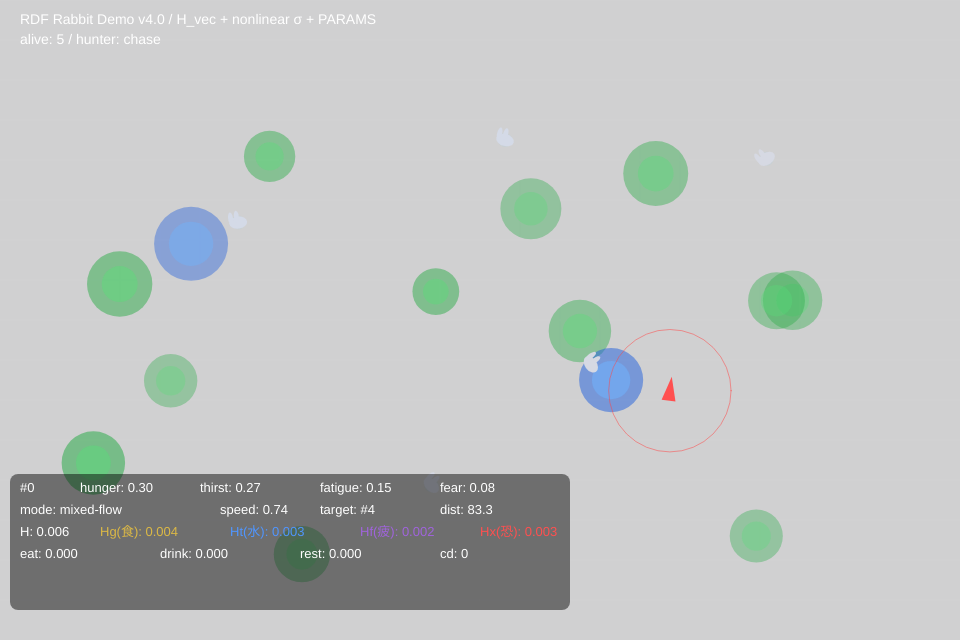
Frame 1 (no input)
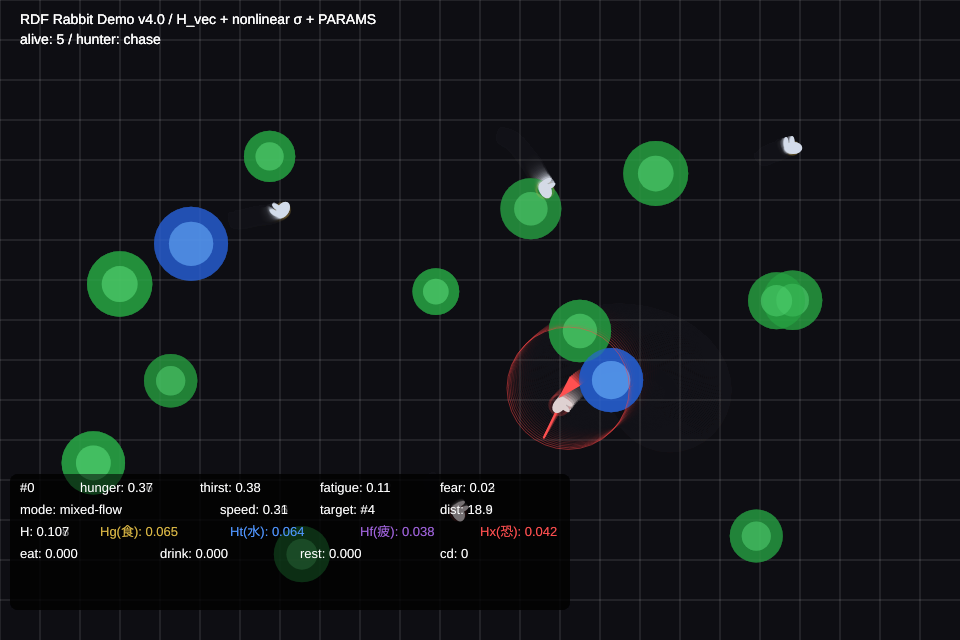
Frame 60 (no input)
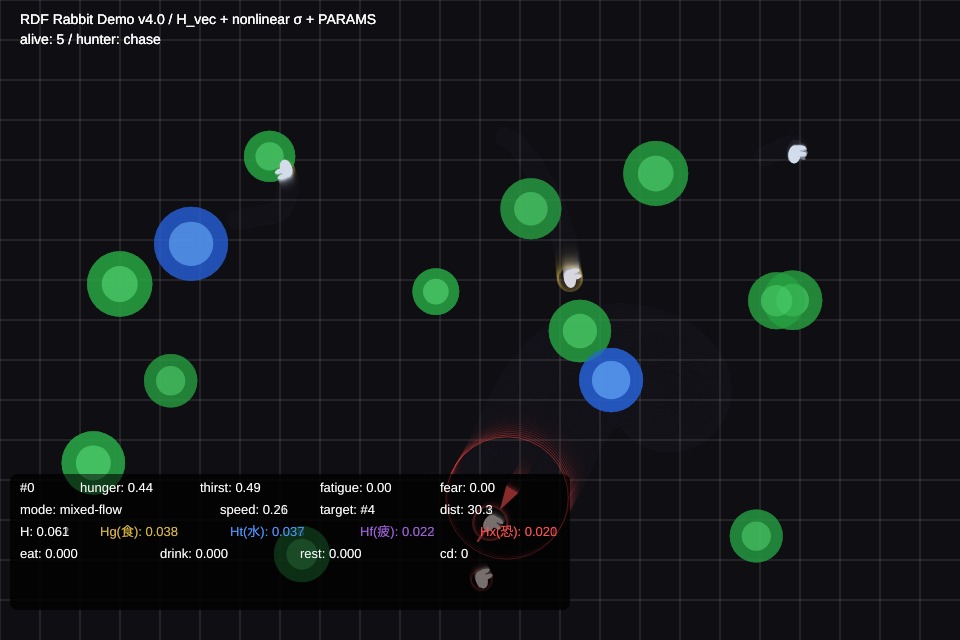
Frame 120 (the mouse pressed at the canvas centre since frame 60)

The p5.js sketch that drew these frames (run headless with seeded random() and noise() and a simulated clock; from frame 60 on, the mouse is pressed at the canvas centre):

// p5.js sketch
// ── sketch.js
/*
RDF Rabbit Demo v4.1 : 資源枯渇→即時転移

変更点 (v4.0 → v4.1):
──────────────────────────────────────────────────
[4] 資源の枯渇→転移モデル
    旧: nutrition/available が徐々に現地再生
    新: 閾値以下に枯渇 → respawn() で別の場所に即時転移＋リセット

    効果:
    - 水と草の重なりによる「永続安全地帯」が解消
    - 資源が地形のように動き回り、探索圧が常に維持される
    - アンカー退場条件(nutrition<0.08)が転移閾値(0.03)より先に発火するので
      アンカー中の rabbit が転移に巻き込まれることはない

    PARAMS 追加:
    - GRASS_RESPAWN_THRESHOLD: 0.03
    - WATER_RESPAWN_THRESHOLD: 0.03
──────────────────────────────────────────────────
*/

// ===== PARAMS（Fluctuation MOD の注入点） =====
const PARAMS = {
  // ワールド
  NUM_RABBITS: 5,
  NUM_GRASS:   12,
  NUM_WATER:   2,

  // 慣性係数  M：強いほど方向変化に抵抗
  M_INERTIA: 0.935,

  // ニーズ変化率
  HUNGER_RATE:  0.0012,
  THIRST_RATE:  0.0018,
  FEAR_DECAY:   0.97,

  // 疲労蓄積
  SPRINT_EXCESS_START:   1.35,
  SPRINT_FATIGUE_SCALE:  0.0032,
  SLOW_FATIGUE_RECOVERY: 0.0018,
  SLOW_THRESHOLD:        0.4,

  // H_vec 散逸  α：低いほど熱が長く残る
  H_DISSIPATION: 0.988,

  // 非線形σ係数  σ = error² × this
  H_ERROR_SCALE: 0.018,

  // 疲労→H_vec.fatigue への直接寄与
  H_FATIGUE_SCALE: 0.0015,

  // 跳躍後熱残留率 ρ
  H_JUMP_RESIDUAL: 0.35,

  // ニーズ過剰→H_vec 成分への二乗蓄積閾値＆係数
  THIRST_EXCESS_START:      0.48,
  HUNGER_EXCESS_START:      0.54,
  FATIGUE_EXCESS_START:     0.60,
  FEAR_EXCESS_START:        0.25,
  H_THIRST_EXCESS_SCALE:    0.12,
  H_HUNGER_EXCESS_SCALE:    0.08,
  H_FATIGUE_EXCESS_SCALE:   0.05,
  H_FEAR_EXCESS_SCALE:      0.10,

  // H_vec による勾配場増幅（最大ブースト率）
  H_FOOD_AMP:   0.45,
  H_WATER_AMP:  0.45,
  H_COVER_AMP:  0.30,
  H_DANGER_AMP: 0.35,

  // 摂取によるH_vec 冷却
  H_EAT_COOL:   1.5,
  H_DRINK_COOL: 1.5,

  // 恐怖曝露時の H_vec.fear 直接増加
  H_FEAR_SOUND:  0.002,
  H_FEAR_VISUAL: 0.006,

  // 跳躍閾値
  H_ANCHOR_THRESHOLD: 1.2,
  FEAR_ANCHOR_BREAK:  0.42,

  // 移動速度
  MIN_SPEED:         1.8,
  MAX_SPEED:         4.2,
  FATIGUE_SPEED_MIN: 0.56,

  // 勾配場の有効範囲
  FOOD_RANGE:        240,
  WATER_RANGE:       280,
  COVER_GRASS_RANGE: 210,
  COVER_WATER_RANGE: 220,

  // 壁反発
  WALL_MARGIN: 38,
  WALL_FORCE:  0.02,

  // ノイズ
  NOISE_BASE:    0.05,
  NOISE_H_SCALE: 0.03,

  // アンカー入場条件
  ANCHOR_MIN_OVERLAP:          0.72,
  ANCHOR_GRASS_MAX_FEAR:       0.28,
  ANCHOR_WATER_MAX_FEAR:       0.32,
  ANCHOR_MIN_HUNGER:           0.45,
  ANCHOR_MIN_FATIGUE:          0.42,
  ANCHOR_MIN_THIRST:           0.38,
  ANCHOR_MIN_GRASS_NUTRITION:  0.18,
  ANCHOR_MIN_WATER_AVAILABLE:  0.15,

  // アンカー退場条件
  ANCHOR_GRASS_EXIT_HUNGER:  0.16,
  ANCHOR_GRASS_EXIT_FATIGUE: 0.22,
  ANCHOR_GRASS_EXIT_THIRST:  0.68,
  ANCHOR_WATER_EXIT_THIRST:  0.22,

  // 摂取レート（自由行動 / アンカー中）
  INTAKE_FOOD_FREE:     0.010,
  INTAKE_FOOD_ANCHORED: 0.012,
  INTAKE_WATER_FREE:    0.012,
  INTAKE_WATER_ANCHORED:0.015,
  HUNGER_PER_FOOD:      0.9,
  THIRST_PER_WATER:     1.3,

  // 休息フラックス
  RESTFLUX_GRASS_FREE:     0.004,
  RESTFLUX_WATER_FREE:     0.003,
  RESTFLUX_GRASS_ANCHORED: 0.006,
  RESTFLUX_WATER_ANCHORED: 0.004,

  // 摩擦（資源上でのvel減衰）
  SLOW_FRICTION_GRASS: 0.16,
  SLOW_FRICTION_WATER: 0.14,

  // アンカー解放
  RELEASE_VEL:         1.8,
  COOLDOWN_ANCHOR:     70,
  COOLDOWN_FEAR_BREAK: 35,

  // ハンター
  HUNTER_DETECT_RANGE: 230,
  HUNTER_SOUND_RANGE:  260,
  HUNTER_KILL_RANGE:   12,
  HUNTER_CHASE_SPEED:  2.1,
  HUNTER_SEARCH_SPEED: 1.5,
  HUNTER_WANDER_SPEED: 1.0,
  HUNTER_MEMORY:       85,

  // バイアス表示閾値
  FEAR_BIAS:    0.58,
  THIRST_BIAS:  0.62,
  FATIGUE_BIAS: 0.62,
  HUNGER_BIAS:  0.62,

  // 資源枯渇→転移の閾値
  // アンカー退場条件(grass:0.08, water:0.07)より小さく設定
  // → anchored rabbit が転移に巻き込まれない
  GRASS_RESPAWN_THRESHOLD: 0.03,
  WATER_RESPAWN_THRESHOLD: 0.03,

  // リセット
  RESET_FRAMES: 90,
};

// ===== グローバル変数 =====
let rabbits = [];
let grassPatches = [];
let waterSources = [];
let hunter;
let resetTimer = 0;

// ===== セットアップ =====
function setup() {
  createCanvas(960, 640);
  initWorld();
}

function initWorld() {
  grassPatches = [];
  waterSources = [];
  rabbits      = [];
  resetTimer   = 0;

  for (let i = 0; i < PARAMS.NUM_GRASS; i++) {
    grassPatches.push(new GrassPatch(random(70, width - 70), random(70, height - 70)));
  }
  for (let i = 0; i < PARAMS.NUM_WATER; i++) {
    waterSources.push(new WaterSource(random(120, width - 120), random(120, height - 120)));
  }
  for (let i = 0; i < PARAMS.NUM_RABBITS; i++) {
    rabbits.push(new Rabbit(random(width * 0.2, width * 0.8), random(height * 0.2, height * 0.8), i));
  }
  hunter = new ActiveThreat(random(width), random(height));
}

// ===== メインループ =====
function draw() {
  background(18, 20, 24, 50);
  drawGrid();

  for (const g of grassPatches) { g.update(); g.show(); }
  for (const w of waterSources) { w.update(); w.show(); }

  const aliveRabbits = rabbits.filter(r => r.alive);

  hunter.update(aliveRabbits);
  hunter.show();

  for (const rabbit of rabbits) { rabbit.update(hunter); rabbit.show(); }

  drawUI(aliveRabbits.length);

  if (aliveRabbits.length === 0) {
    resetTimer++;
    drawResetOverlay();
    if (resetTimer > PARAMS.RESET_FRAMES) initWorld();
  }
}

function drawGrid() {
  stroke(255, 255, 255, 10);
  strokeWeight(1);
  for (let x = 0; x < width;  x += 40) line(x, 0, x, height);
  for (let y = 0; y < height; y += 40) line(0, y, width, y);
}

function drawUI(aliveCount) {
  noStroke();
  fill(255);
  textSize(14);
  text('RDF Rabbit Demo v4.0 / H_vec + nonlinear σ + PARAMS', 20, 24);
  text(`alive: ${aliveCount} / hunter: ${hunter.mode}`, 20, 44);

  // aliveCount はフレーム前半の snapshot なので
  // update() 中にハンターが仕留めた場合は focus が undefined になりうる
  const focus = rabbits.find(r => r.alive);
  if (!focus) return;
  const x = 20, y = height - 148;
  fill(0, 0, 0, 120);
  rect(x - 10, y - 18, 560, 136, 8);

  fill(255);
  textSize(13);
  text(`#${focus.id}`, x, y);
  text(`hunger: ${focus.hunger.toFixed(2)}`, x + 60,  y);
  text(`thirst: ${focus.thirst.toFixed(2)}`, x + 180, y);
  text(`fatigue: ${focus.fatigue.toFixed(2)}`, x + 300, y);
  text(`fear: ${focus.fear.toFixed(2)}`, x + 420, y);

  text(`mode: ${focus.label()}`, x, y + 22);
  text(`speed: ${focus.vel.mag().toFixed(2)}`, x + 200, y + 22);
  text(`target: ${hunter.target ? '#' + hunter.target.id : 'none'}`, x + 300, y + 22);
  text(`dist: ${hunter.target ? p5.Vector.dist(hunter.pos, hunter.target.pos).toFixed(1) : '-'}`, x + 420, y + 22);

  // H_vec 表示（色付き）
  const H  = focus.getH();
  const hv = focus.H_vec;
  fill(255); text(`H: ${H.toFixed(3)}`, x, y + 44);
  fill(220, 185, 70);  text(`Hg(食): ${hv.hunger.toFixed(3)}`,  x + 80,  y + 44);
  fill(80,  150, 255); text(`Ht(水): ${hv.thirst.toFixed(3)}`,  x + 210, y + 44);
  fill(160, 100, 220); text(`Hf(疲): ${hv.fatigue.toFixed(3)}`, x + 340, y + 44);
  fill(255, 80,  80);  text(`Hx(恐): ${hv.fear.toFixed(3)}`,    x + 460, y + 44);

  fill(255);
  text(`eat: ${focus.intakeFood.toFixed(3)}`,   x,       y + 66);
  text(`drink: ${focus.intakeWater.toFixed(3)}`, x + 140, y + 66);
  text(`rest: ${focus.restFlux.toFixed(3)}`,     x + 280, y + 66);
  text(`cd: ${focus.anchorCooldown}`,             x + 420, y + 66);
}

function drawResetOverlay() {
  fill(0, 0, 0, 140);
  rect(0, 0, width, height);
  fill(255);
  textAlign(CENTER, CENTER);
  textSize(28);
  text('All rabbits dead — resetting...', width / 2, height / 2);
  textAlign(LEFT, BASELINE);
}

// ===== GrassPatch =====
class GrassPatch {
  constructor(x, y) {
    this.pos       = createVector(x, y);
    this.radius    = random(22, 36);
    this.nutrition = random(0.55, 1.0);
    this.cover     = random(0.35, 1.0);
    this.stopEase  = random(0.45, 1.0);
    // growRate 削除: 現地再生なし → 枯渇で転移
  }

  // 枯渇したら別の場所に転移・リセット
  respawn() {
    this.pos.set(random(70, width - 70), random(70, height - 70));
    this.radius    = random(22, 36);
    this.nutrition = random(0.65, 1.0);
    this.cover     = random(0.35, 1.0);
    this.stopEase  = random(0.45, 1.0);
  }

  update() { /* 現地再生なし */ }

  consume(amount) {
    const eaten = min(this.nutrition, amount);
    this.nutrition -= eaten;
    if (this.nutrition < PARAMS.GRASS_RESPAWN_THRESHOLD) this.respawn();
    return eaten;
  }
  show() {
    noStroke();
    const alpha = map(this.nutrition, 0, 1, 22, 140);
    fill(40, 170, 70, alpha);
    circle(this.pos.x, this.pos.y, this.radius * 2);
    fill(90, 220, 120, alpha * 0.9);
    circle(this.pos.x, this.pos.y, this.radius * 1.1);
  }
}

// ===== WaterSource =====
class WaterSource {
  constructor(x, y) {
    this.pos       = createVector(x, y);
    this.radius    = random(28, 42);
    this.hydration = random(0.85, 1.0);
    this.available = random(0.6, 1.0);
    this.stopEase  = random(0.4, 0.8);
    // recoverRate 削除: 現地再生なし → 枯渇で転移
  }

  // 枯渇したら別の場所に転移・リセット
  respawn() {
    this.pos.set(random(120, width - 120), random(120, height - 120));
    this.radius    = random(28, 42);
    this.hydration = random(0.85, 1.0);
    this.available = random(0.65, 1.0);
    this.stopEase  = random(0.4, 0.8);
  }

  update() { /* 現地再生なし */ }

  drink(amount) {
    const drank = min(this.available, amount);
    this.available -= drank;
    if (this.available < PARAMS.WATER_RESPAWN_THRESHOLD) this.respawn();
    return drank;
  }
  show() {
    noStroke();
    const alpha = map(this.available, 0, 1, 40, 150);
    fill(40, 100, 220, alpha);
    circle(this.pos.x, this.pos.y, this.radius * 2);
    fill(110, 180, 255, alpha * 0.95);
    circle(this.pos.x, this.pos.y, this.radius * 1.2);
  }
}

// ===== ActiveThreat =====
class ActiveThreat {
  constructor(x, y) {
    this.pos         = createVector(x, y);
    this.vel         = p5.Vector.random2D().mult(0.9);
    this.acc         = createVector(0, 0);
    this.radius      = 18;
    this.mode        = 'wander';
    this.detectRange = PARAMS.HUNTER_DETECT_RANGE;
    this.soundRange  = PARAMS.HUNTER_SOUND_RANGE;
    this.killRange   = PARAMS.HUNTER_KILL_RANGE;
    this.memory      = 0;
    this.lastSeen    = null;
    this.target      = null;
  }

  canSee(rabbit) {
    if (!rabbit || !rabbit.alive) return false;
    const d = p5.Vector.dist(this.pos, rabbit.pos);
    if (d > this.detectRange) return false;
    for (const g of grassPatches) {
      if (distancePointToSegment(g.pos, this.pos, rabbit.pos) < g.radius * 0.9) return false;
    }
    return true;
  }

  chooseTarget(rabbits) {
    let best = null, bestD = Infinity;
    for (const r of rabbits) {
      if (!r.alive) continue;
      const d = p5.Vector.dist(this.pos, r.pos);
      if (this.canSee(r) && d < bestD) { best = r; bestD = d; }
    }
    return best;
  }

  update(rabbits) {
    this.acc.mult(0);
    const visible = this.chooseTarget(rabbits);

    if (visible) {
      this.target   = visible;
      this.mode     = 'chase';
      this.memory   = PARAMS.HUNTER_MEMORY;
      this.lastSeen = visible.pos.copy();
    } else if (this.memory > 0 && this.lastSeen) {
      this.mode = 'search';
      this.memory--;
      if (this.target && !this.target.alive) this.target = null;
    } else {
      this.mode     = 'wander';
      this.lastSeen = null;
      this.target   = null;
    }

    if (this.mode === 'chase' && this.target?.alive) {
      this.acc.add(p5.Vector.sub(this.target.pos, this.pos).normalize().mult(0.18));
    } else if (this.mode === 'search' && this.lastSeen) {
      const dir = p5.Vector.sub(this.lastSeen, this.pos);
      if (dir.mag() > 5) this.acc.add(dir.normalize().mult(0.1));
      if (random() < 0.04) this.acc.add(p5.Vector.random2D().mult(0.08));
    } else {
      if (random() < 0.06) this.acc.add(p5.Vector.random2D().mult(0.12));
    }

    this.vel.add(this.acc);
    this.vel.limit(
      this.mode === 'chase'  ? PARAMS.HUNTER_CHASE_SPEED  :
      this.mode === 'search' ? PARAMS.HUNTER_SEARCH_SPEED : PARAMS.HUNTER_WANDER_SPEED
    );
    this.pos.add(this.vel);
    wrapPosition(this.pos);

    if (this.target?.alive) {
      if (p5.Vector.dist(this.pos, this.target.pos) < this.killRange) {
        this.target.die();
        this.mode = 'wander';
        this.target = this.lastSeen = null;
        this.memory = 0;
      }
    }
  }

  show() {
    noFill();
    stroke(255, 70, 70, this.mode === 'chase' ? 130 : 70);
    circle(this.pos.x, this.pos.y, this.radius * 6.8);
    push();
    translate(this.pos.x, this.pos.y);
    noStroke();
    fill(this.mode === 'chase' ? color(255, 80, 80) : color(210, 90, 90));
    rotate(this.vel.heading());
    triangle(14, 0, -10, -7, -10, 7);
    pop();
  }
}

// ===== Rabbit =====
class Rabbit {
  constructor(x, y, id) {
    this.id    = id;
    this.alive = true;
    this.pos   = createVector(x, y);
    this.vel   = p5.Vector.random2D().mult(0.8);
    this.acc   = createVector(0, 0);

    // 整合慣性（スカラー近似）
    this.M = PARAMS.M_INERTIA;

    // H_vec：4次元熱ベクトル
    // hunger:空腹熱 / thirst:口渇熱 / fatigue:疲労熱 / fear:恐怖熱
    this.H_vec = { hunger: 0, thirst: 0, fatigue: 0, fear: 0 };

    this.hunger  = random(0.2, 0.35);
    this.thirst  = random(0.18, 0.32);
    this.fatigue = random(0.08, 0.16);
    this.fear    = random(0.04, 0.1);

    this.noiseScale  = PARAMS.NOISE_BASE;
    this.intakeFood  = 0;
    this.intakeWater = 0;
    this.restFlux    = 0;

    this.isAnchored    = false;
    this.anchorType    = null;
    this.anchorTarget  = null;
    this.anchorCooldown = 0;

    this.lastForces = {
      food:   createVector(0, 0),
      water:  createVector(0, 0),
      cover:  createVector(0, 0),
      danger: createVector(0, 0),
      cost:   createVector(0, 0),
    };
  }

  // ||H_vec|| = スカラーH（閾値判定・リング半径に使用）
  getH() {
    const v = this.H_vec;
    return sqrt(v.hunger**2 + v.thirst**2 + v.fatigue**2 + v.fear**2);
  }

  // H_vec 全成分に一様係数を適用（散逸・跳躍後残留）
  _scaleH(factor) {
    this.H_vec.hunger  *= factor;
    this.H_vec.thirst  *= factor;
    this.H_vec.fatigue *= factor;
    this.H_vec.fear    *= factor;
  }

  die() {
    this.alive = false;
    this.isAnchored = false;
    this.vel.set(0, 0);
    this.acc.set(0, 0);
  }

  label() {
    if (!this.alive) return 'dead';
    if (this.isAnchored && this.anchorType === 'grass')  return 'anchored-grass';
    if (this.isAnchored && this.anchorType === 'water')  return 'anchored-water';
    if (this.fear    > PARAMS.FEAR_BIAS)    return 'escape-bias';
    if (this.thirst  > PARAMS.THIRST_BIAS)  return 'water-bias';
    if (this.fatigue > PARAMS.FATIGUE_BIAS) return 'rest-bias';
    if (this.hunger  > PARAMS.HUNGER_BIAS)  return 'food-bias';
    return 'mixed-flow';
  }

  update(hunter) {
    if (!this.alive) return;

    this.acc.mult(0);
    this.intakeFood  = 0;
    this.intakeWater = 0;
    this.restFlux    = 0;

    if (this.anchorCooldown > 0) this.anchorCooldown--;

    this.updateNeeds();

    if (this.isAnchored) {
      this.senseDangerOnly(hunter);
      this.applyAnchoredFlows();
      if (this.fear > PARAMS.FEAR_ANCHOR_BREAK) this.clearAnchor(PARAMS.COOLDOWN_FEAR_BREAK);
      return;
    }

    const field = this.buildGradientField(hunter);
    this.lastForces = field;

    const inertialFlow = p5.Vector.mult(this.vel, this.M);

    let total = createVector(0, 0);
    total.add(field.food);
    total.add(field.water);
    total.add(field.cover);
    total.add(field.cost);
    total.add(field.danger);

    // 誤差 E(t) = F(t) - M·V(t)
    const error = p5.Vector.sub(total, inertialFlow).mag();

    // 非線形熱生成 σ = error² × H_ERROR_SCALE
    // → 現在の need 比で H_vec 各成分に分配
    const sigma   = error * error * PARAMS.H_ERROR_SCALE;
    const needSum = this.hunger + this.thirst + this.fatigue + this.fear + 0.001;
    this.H_vec.hunger  += sigma * (this.hunger  / needSum);
    this.H_vec.thirst  += sigma * (this.thirst  / needSum);
    this.H_vec.fatigue += sigma * (this.fatigue / needSum);
    this.H_vec.fear    += sigma * (this.fear    / needSum);

    // 疲労の直接寄与（疲労熱成分へ）
    this.H_vec.fatigue += this.fatigue * PARAMS.H_FATIGUE_SCALE;

    // H_vec 散逸  dH/dt の -αH 項
    this._scaleH(PARAMS.H_DISSIPATION);

    const H = this.getH();

    // ξ：H_vec の大きさに比例してノイズ増加
    total.add(p5.Vector.random2D().mult(this.noiseScale + H * PARAMS.NOISE_H_SCALE));

    this.vel.add(total);
    this.vel.limit(this.computeMaxSpeed());
    this.pos.add(this.vel);
    wrapPosition(this.pos);

    this.resolveLocalInteractions();
    this.tryAnchorPhase();
  }

  updateNeeds() {
    this.hunger = constrain(this.hunger + PARAMS.HUNGER_RATE, 0, 1);
    this.thirst = constrain(this.thirst + PARAMS.THIRST_RATE, 0, 1);
    this.fear  *= PARAMS.FEAR_DECAY;

    // 過剰ニーズ → 対応する H_vec 成分に二乗蓄積
    const thirstEx  = max(0, this.thirst  - PARAMS.THIRST_EXCESS_START);
    const hungerEx  = max(0, this.hunger  - PARAMS.HUNGER_EXCESS_START);
    const fatigueEx = max(0, this.fatigue - PARAMS.FATIGUE_EXCESS_START);
    const fearEx    = max(0, this.fear    - PARAMS.FEAR_EXCESS_START);
    this.H_vec.thirst  += thirstEx  ** 2 * PARAMS.H_THIRST_EXCESS_SCALE;
    this.H_vec.hunger  += hungerEx  ** 2 * PARAMS.H_HUNGER_EXCESS_SCALE;
    this.H_vec.fatigue += fatigueEx ** 2 * PARAMS.H_FATIGUE_EXCESS_SCALE;
    this.H_vec.fear    += fearEx    ** 2 * PARAMS.H_FEAR_EXCESS_SCALE;

    const speed        = this.vel.mag();
    const sprintExcess = max(0, speed - PARAMS.SPRINT_EXCESS_START);
    this.fatigue = constrain(
      this.fatigue + sprintExcess ** 2 * PARAMS.SPRINT_FATIGUE_SCALE, 0, 1
    );

    if (!this.isAnchored && speed < PARAMS.SLOW_THRESHOLD) {
      this.fatigue = max(0, this.fatigue - PARAMS.SLOW_FATIGUE_RECOVERY);
    }
  }

  senseDangerOnly(hunter) {
    const d = max(p5.Vector.dist(this.pos, hunter.pos), 1);
    if (d < hunter.soundRange) {
      this.fear = min(1, this.fear + 0.0025);
      this.H_vec.fear = min(3, this.H_vec.fear + PARAMS.H_FEAR_SOUND);
    }
    if (hunter.canSee(this) && d < hunter.detectRange) {
      this.fear = min(1, this.fear + 0.012);
      this.H_vec.fear = min(3, this.H_vec.fear + PARAMS.H_FEAR_VISUAL);
    }
  }

  buildGradientField(hunter) {
    let F_food   = createVector(0, 0);
    let F_water  = createVector(0, 0);
    let F_cover  = createVector(0, 0);
    let F_danger = createVector(0, 0);
    let F_cost   = createVector(0, 0);

    const thirstUrgency = max(0, this.thirst - 0.45) * 1.8;

    // H_vec 方向ブースト係数
    // 「空腹熱が高い兎は食物引力がより強く見える」を実装
    const H       = this.getH() + 0.001;
    const foodAmp   = 1 + PARAMS.H_FOOD_AMP   * (this.H_vec.hunger  / H);
    const waterAmp  = 1 + PARAMS.H_WATER_AMP  * (this.H_vec.thirst  / H);
    const coverAmp  = 1 + PARAMS.H_COVER_AMP  * (this.H_vec.fatigue / H);
    const dangerAmp = 1 + PARAMS.H_DANGER_AMP * (this.H_vec.fear    / H);

    for (const g of grassPatches) {
      const to   = p5.Vector.sub(g.pos, this.pos);
      const dRaw = to.mag();
      const dEff = max(dRaw, g.radius * 0.7);
      const dir  = to.copy().normalize();

      const foodPull  = this.hunger * g.nutrition * (1.0 - min(0.55, thirstUrgency * 0.28)) / dEff;
      const coverPull = (this.fear * 1.6) * g.cover / dEff;
      const restPull  = this.fatigue * g.stopEase / dEff;

      if (dRaw < PARAMS.FOOD_RANGE)        F_food.add(p5.Vector.mult(dir, foodPull));
      if (dRaw < PARAMS.COVER_GRASS_RANGE) F_cover.add(p5.Vector.mult(dir, coverPull + restPull));
    }

    for (const w of waterSources) {
      const to   = p5.Vector.sub(w.pos, this.pos);
      const dRaw = to.mag();
      const dEff = max(dRaw, w.radius * 0.7);
      const dir  = to.copy().normalize();

      const waterPull = this.thirst * w.hydration * w.available * 3.2 / dEff;
      const restPull  = this.fatigue * w.stopEase * 0.4 / dEff;

      if (dRaw < PARAMS.WATER_RANGE)        F_water.add(p5.Vector.mult(dir, waterPull));
      if (dRaw < PARAMS.COVER_WATER_RANGE)  F_cover.add(p5.Vector.mult(dir, restPull));
    }

    // ブースト適用（H_vec による勾配場の方向的増幅）
    F_food.mult(foodAmp);
    F_water.mult(waterAmp);
    F_cover.mult(coverAmp);

    const d    = max(p5.Vector.dist(this.pos, hunter.pos), 1);
    const away = p5.Vector.sub(this.pos, hunter.pos).normalize();

    if (d < hunter.soundRange) {
      const soundPush = (0.15 + this.fear) * 0.8 / d;
      F_danger.add(p5.Vector.mult(away, soundPush));
      this.fear = min(1, this.fear + 0.0018);
      this.H_vec.fear = min(3, this.H_vec.fear + PARAMS.H_FEAR_SOUND);
    }
    if (hunter.canSee(this) && d < hunter.detectRange) {
      const visualPush = (0.35 + this.fear) * 2.8 / d;
      F_danger.add(p5.Vector.mult(away, visualPush));
      this.fear = min(1, this.fear + 0.0075);
      this.H_vec.fear = min(3, this.H_vec.fear + PARAMS.H_FEAR_VISUAL);
    }
    F_danger.mult(dangerAmp);

    if (this.pos.x < PARAMS.WALL_MARGIN)           F_cost.add(createVector( PARAMS.WALL_FORCE,  0));
    if (this.pos.x > width  - PARAMS.WALL_MARGIN)  F_cost.add(createVector(-PARAMS.WALL_FORCE,  0));
    if (this.pos.y < PARAMS.WALL_MARGIN)           F_cost.add(createVector( 0,  PARAMS.WALL_FORCE));
    if (this.pos.y > height - PARAMS.WALL_MARGIN)  F_cost.add(createVector( 0, -PARAMS.WALL_FORCE));

    return { food: F_food, water: F_water, cover: F_cover, danger: F_danger, cost: F_cost };
  }

  computeMaxSpeed() {
    const fearBoost      = map(this.fear, 0, 1, PARAMS.MIN_SPEED, PARAMS.MAX_SPEED);
    const fatiguePenalty = map(this.fatigue, 0, 1, 1.0, PARAMS.FATIGUE_SPEED_MIN);
    return fearBoost * fatiguePenalty;
  }

  resolveLocalInteractions() {
    for (const g of grassPatches) {
      const d       = p5.Vector.dist(this.pos, g.pos);
      const overlap = max(0, 1 - d / (g.radius * 0.95));
      const calmness = (1 - this.fear) * max(0, 1 - this.vel.mag() / 1.25);
      const intake  = overlap * calmness;
      if (intake > 0) {
        this.intakeFood = max(this.intakeFood, intake * g.nutrition * PARAMS.INTAKE_FOOD_FREE);
        this.restFlux   = max(this.restFlux,  intake * g.stopEase  * PARAMS.RESTFLUX_GRASS_FREE);
        this.vel.mult(1.0 - overlap * PARAMS.SLOW_FRICTION_GRASS);
      }
    }
    for (const w of waterSources) {
      const d       = p5.Vector.dist(this.pos, w.pos);
      const overlap = max(0, 1 - d / (w.radius * 0.95));
      const calmness = (1 - this.fear) * max(0, 1 - this.vel.mag() / 1.35);
      const intake  = overlap * calmness;
      if (intake > 0) {
        this.intakeWater = max(this.intakeWater, intake * w.hydration * w.available * PARAMS.INTAKE_WATER_FREE);
        this.restFlux    = max(this.restFlux,   intake * w.stopEase  * PARAMS.RESTFLUX_WATER_FREE);
        this.vel.mult(1.0 - overlap * PARAMS.SLOW_FRICTION_WATER);
      }
    }
    this.applyIntakeFlows();
  }

  applyIntakeFlows() {
    if (this.intakeFood > 0) {
      let remaining = this.intakeFood;
      for (const g of grassPatches) {
        const d = p5.Vector.dist(this.pos, g.pos);
        if (d < g.radius * 0.95 && remaining > 0) {
          const eaten = g.consume(min(remaining, PARAMS.INTAKE_FOOD_FREE));
          this.hunger   = max(0, this.hunger - eaten * PARAMS.HUNGER_PER_FOOD);
          this.H_vec.hunger = max(0, this.H_vec.hunger - eaten * PARAMS.H_EAT_COOL);
          remaining -= eaten;
        }
      }
    }
    if (this.intakeWater > 0) {
      let remaining = this.intakeWater;
      for (const w of waterSources) {
        const d = p5.Vector.dist(this.pos, w.pos);
        if (d < w.radius * 0.95 && remaining > 0) {
          const drank = w.drink(min(remaining, PARAMS.INTAKE_WATER_FREE));
          this.thirst  = max(0, this.thirst - drank * PARAMS.THIRST_PER_WATER);
          this.H_vec.thirst = max(0, this.H_vec.thirst - drank * PARAMS.H_DRINK_COOL);
          remaining -= drank;
        }
      }
    }
    if (this.restFlux > 0) {
      this.fatigue = max(0, this.fatigue - this.restFlux);
    }
  }

  tryAnchorPhase() {
    if (this.anchorCooldown > 0 || this.isAnchored || !this.alive) return false;

    for (const g of grassPatches) {
      const d       = p5.Vector.dist(this.pos, g.pos);
      const overlap = max(0, 1 - d / (g.radius * 0.95));
      if (
        overlap > PARAMS.ANCHOR_MIN_OVERLAP &&
        this.fear < PARAMS.ANCHOR_GRASS_MAX_FEAR &&
        (this.hunger > PARAMS.ANCHOR_MIN_HUNGER || this.fatigue > PARAMS.ANCHOR_MIN_FATIGUE) &&
        g.nutrition > PARAMS.ANCHOR_MIN_GRASS_NUTRITION
      ) {
        this.isAnchored   = true;
        this.anchorType   = 'grass';
        this.anchorTarget = g;
        return true;
      }
    }
    for (const w of waterSources) {
      const d       = p5.Vector.dist(this.pos, w.pos);
      const overlap = max(0, 1 - d / (w.radius * 0.95));
      if (
        overlap > PARAMS.ANCHOR_MIN_OVERLAP &&
        this.fear < PARAMS.ANCHOR_WATER_MAX_FEAR &&
        this.thirst > PARAMS.ANCHOR_MIN_THIRST &&
        w.available > PARAMS.ANCHOR_MIN_WATER_AVAILABLE
      ) {
        this.isAnchored   = true;
        this.anchorType   = 'water';
        this.anchorTarget = w;
        return true;
      }
    }
    return false;
  }

  applyAnchoredFlows() {
    if (!this.alive) return;
    this.vel.set(0, 0);
    this.acc.set(0, 0);
    this.intakeFood  = 0;
    this.intakeWater = 0;
    this.restFlux    = 0;
    if (!this.anchorTarget) { this.clearAnchor(10); return; }

    const H = this.getH();

    if (this.anchorType === 'grass') {
      const g       = this.anchorTarget;
      const d       = p5.Vector.dist(this.pos, g.pos);
      const overlap = max(0, 1 - d / (g.radius * 0.95));
      const intake  = overlap * (1 - this.fear);

      this.intakeFood = intake * g.nutrition * PARAMS.INTAKE_FOOD_ANCHORED;
      this.restFlux   = intake * g.stopEase  * PARAMS.RESTFLUX_GRASS_ANCHORED;

      const eaten = g.consume(min(this.intakeFood, PARAMS.INTAKE_FOOD_ANCHORED));
      this.hunger   = max(0, this.hunger - eaten * PARAMS.HUNGER_PER_FOOD);
      this.H_vec.hunger = max(0, this.H_vec.hunger - eaten * PARAMS.H_EAT_COOL);
      this.fatigue  = max(0, this.fatigue - this.restFlux);

      if (
        this.fear > PARAMS.FEAR_ANCHOR_BREAK ||
        g.nutrition < 0.08 ||
        this.thirst  > PARAMS.ANCHOR_GRASS_EXIT_THIRST  ||
        this.hunger  < PARAMS.ANCHOR_GRASS_EXIT_HUNGER  ||
        this.fatigue < PARAMS.ANCHOR_GRASS_EXIT_FATIGUE ||
        H > PARAMS.H_ANCHOR_THRESHOLD
      ) {
        this.releaseFromPatch(g, PARAMS.COOLDOWN_ANCHOR);
      }
      return;
    }

    if (this.anchorType === 'water') {
      const w       = this.anchorTarget;
      const d       = p5.Vector.dist(this.pos, w.pos);
      const overlap = max(0, 1 - d / (w.radius * 0.95));
      const intake  = overlap * (1 - this.fear);

      this.intakeWater = intake * w.hydration * w.available * PARAMS.INTAKE_WATER_ANCHORED;
      this.restFlux    = intake * w.stopEase  * PARAMS.RESTFLUX_WATER_ANCHORED;

      const drank = w.drink(min(this.intakeWater, PARAMS.INTAKE_WATER_ANCHORED));
      this.thirst  = max(0, this.thirst - drank * PARAMS.THIRST_PER_WATER);
      this.H_vec.thirst = max(0, this.H_vec.thirst - drank * PARAMS.H_DRINK_COOL);
      this.fatigue = max(0, this.fatigue - this.restFlux);

      if (
        this.fear > PARAMS.FEAR_ANCHOR_BREAK ||
        w.available < 0.07 ||
        this.thirst < PARAMS.ANCHOR_WATER_EXIT_THIRST ||
        H > PARAMS.H_ANCHOR_THRESHOLD
      ) {
        this.releaseFromPatch(w, PARAMS.COOLDOWN_ANCHOR);
      }
      return;
    }
  }

  releaseFromPatch(patch, cooldown) {
    const away = p5.Vector.sub(this.pos, patch.pos);
    if (away.mag() < 0.001) away.set(random(-1, 1), random(-1, 1));
    away.normalize();
    this.vel = away.copy().mult(PARAMS.RELEASE_VEL);
    this._scaleH(PARAMS.H_JUMP_RESIDUAL); // H → ρH（各成分に一様適用）
    this.clearAnchor(cooldown);
  }

  clearAnchor(cooldown) {
    this.isAnchored    = false;
    this.anchorType    = null;
    this.anchorTarget  = null;
    this.anchorCooldown = cooldown;
  }

  // H_vec の支配成分→表示色
  _H_ringColor(alpha) {
    const v = this.H_vec;
    const dom = max(v.hunger, v.thirst, v.fatigue, v.fear);
    if (dom < 0.05)           return color(100, 220, 255, alpha); // 低H：水色
    if (dom === v.hunger)     return color(220, 185,  70, alpha); // 空腹熱：黄
    if (dom === v.thirst)     return color( 80, 150, 255, alpha); // 口渇熱：青
    if (dom === v.fatigue)    return color(160, 100, 220, alpha); // 疲労熱：紫
    /* fear */                return color(255,  80,  80, alpha); // 恐怖熱：赤
  }

  show() {
    if (!this.alive) {
      push();
      translate(this.pos.x, this.pos.y);
      stroke(120);
      line(-8, -8, 8, 8);
      line(-8, 8, 8, -8);
      pop();
      return;
    }

    drawVector(this.pos, this.lastForces.food,   color(80,  220, 120), 180);
    drawVector(this.pos, this.lastForces.water,  color(160, 120, 255), 180);
    drawVector(this.pos, this.lastForces.cover,  color(80,  220, 255), 180);
    drawVector(this.pos, this.lastForces.danger, color(255, 80,  80),  230);

    push();
    translate(this.pos.x, this.pos.y);

    const H     = this.getH();
    const alpha = map(H, 0, 3, 20, 150, true);
    noFill();
    stroke(this._H_ringColor(alpha));
    circle(0, 0, 12 + H * 10);

    if (this.isAnchored) {
      stroke(255, 255, 180, 160);
      noFill();
      circle(0, 0, 24);
    }

    noStroke();
    const body = lerpColor(color(210, 220, 235), color(255, 180, 140), this.fear);
    fill(body);
    rotate(this.vel.heading());
    ellipse(0, 0, 18, 12);
    ellipse(-7, -5, 5, 12);
    ellipse(-1, -6, 5, 12);
    pop();
  }
}

// ===== ユーティリティ =====
function distancePointToSegment(p, a, b) {
  const ab = p5.Vector.sub(b, a);
  const ap = p5.Vector.sub(p, a);
  const abLenSq = ab.magSq();
  if (abLenSq === 0) return p5.Vector.dist(p, a);
  const t = constrain(ap.dot(ab) / abLenSq, 0, 1);
  return p5.Vector.dist(p, p5.Vector.add(a, p5.Vector.mult(ab, t)));
}

function drawVector(origin, vec, col, scale = 220) {
  const v = p5.Vector.mult(vec, scale);
  stroke(col);
  strokeWeight(2);
  line(origin.x, origin.y, origin.x + v.x, origin.y + v.y);
}

function wrapPosition(pos) {
  if (pos.x < 0)      pos.x = width;
  if (pos.x > width)  pos.x = 0;
  if (pos.y < 0)      pos.y = height;
  if (pos.y > height) pos.y = 0;
}
